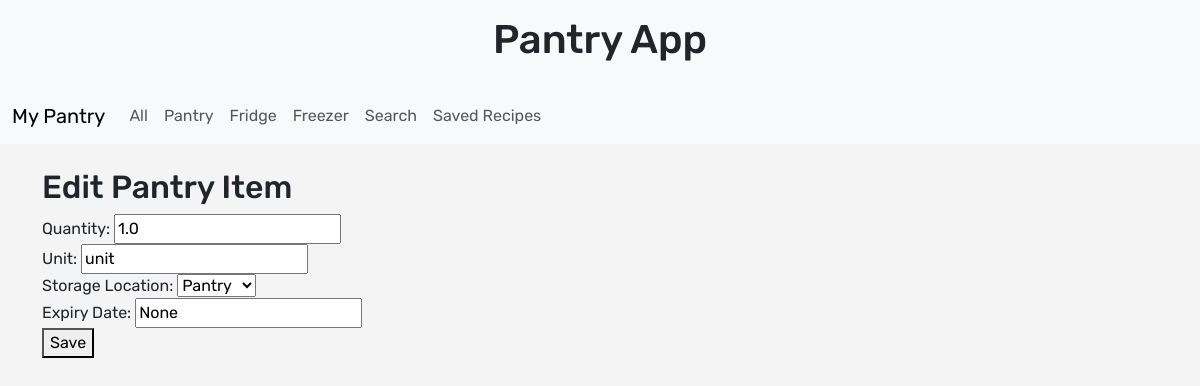
Screenshot of /pantry/pantry/edit/55/ with the database file from the repository.
### pantry/models.py (models this page shows, shortened)
class PantryItem(models.Model):
    STORAGE_CHOICES = [
        ('pantry', 'Pantry'),
        ('fridge', 'Fridge'),
        ('freezer', 'Freezer'),
    ]
    user = models.ForeignKey(User, on_delete=models.CASCADE)
    ingredient = models.ForeignKey('Ingredient', on_delete=models.CASCADE)
    quantity = models.FloatField()
    unit = models.CharField(max_length=20)
    storage_location = models.CharField(max_length=10, choices=STORAGE_CHOICES)
    expiry_date = models.CharField(max_length=20, blank=True, null=True)

### pantry/views.py (the view, shortened to what this page needs)
# urls.py: path('pantry/edit/<int:item_id>/', views.edit_pantry_item, name='edit_pantry_item'),
def edit_pantry_item(request, item_id):
    item = get_object_or_404(PantryItem, id=item_id)
    return render(request, 'pantry/edit_pantry_item.html', {'item': item})

### backup_20250520161013/pantry/templates/pantry/edit_pantry_item.html (shortened to what this page needs)
{% extends 'pantry/base.html' %}
{% block content %}
<h2>Edit Pantry Item</h2>
<form method="post">
    <label>Quantity:</label>
    <input type="text" name="quantity" value="{{ item.quantity }}"><br>
    <label>Unit:</label>
    <input type="text" name="unit" value="{{ item.unit }}"><br>
    <label>Storage Location:</label>
    <select name="storage_location">
        <option value="pantry" {% if item.storage_location == "pantry" %}selected{% endif %}>Pantry</option>
    </select><br>
    <label>Expiry Date:</label>
    <input type="text" name="expiry_date" value="{{ item.expiry_date }}"><br>
    <button type="submit">Save</button>
</form>
{% endblock %}

### backup_20250520161013/pantry/static/css/pantry.css (style rules this page uses)
body { font-family: 'Rubik', sans-serif; background-color: #f4f4f4; margin: 0; padding: 0; }

### rows the page displays
PantryItem: quantity "1.0", unit "unit", expiry_date "None"
